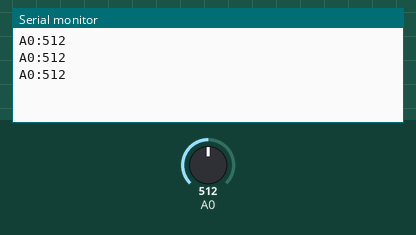
Bench run of a sketch on a simulated Arduino Uno, built with avr-gcc and run on an emulated ATmega328P. Shown: the last lines printed to the serial monitor. The test bench sets the inputs (shaded band); at power-on: A0 = 512.

Above: at 1.8 s.
1.9 s: A0 set to 716
At 2.31 s:
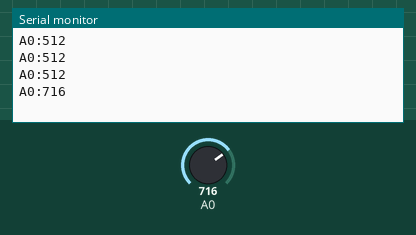
3.4 s: A0 set to 900
At 3.9 s:
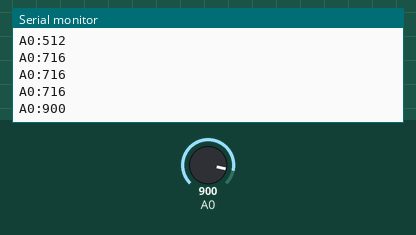
Timing chart, 0 to 6.4 s (numbered marks = the images above; inputs shaded):
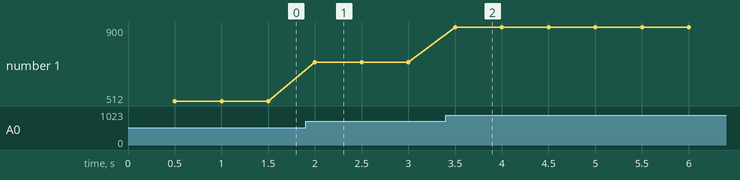

Measured:
- after the input at 1.9 s, the serial monitor: prints a new line after 0.10 s (image 1)
- after the input at 3.4 s, the serial monitor: prints a new line after 0.10 s (image 2)
- plotted number 1: 512 → 716 after the input at 1.9 s, 716 → 900 after the input at 3.4 s

The sketch:

io_ctrl.ino
```cpp
// (licence header left out)
#define ADC_NUM 1         /**< A/D変換ピンの数 */
#define BUF_SIZE 8        /**< シリアル通信の送信バッファのサイズ */
#define INTERVAL_TIME 500 /**< 周期実行の間隔 */

/**
 * @brief       A/D変換ピンのリスト
 */
uint8_t adc_pins[ADC_NUM] = {0};
unsigned long prev_time;     /**< 周期実行の前回実行時刻 */
unsigned long interval_time; /**< 周期実行の間隔 */

/**
 * @brief       入出力値のシリアル送信
 */
void sendData()
{
    uint8_t i;
    int adc_value;
    char buf[BUF_SIZE];

    // A/D変換ピンの値を取得して，送信する
    for (i = 0; i < ADC_NUM; i++) {
        adc_value = analogRead(adc_pins[i]);
        sprintf(buf, "A%u:%u", adc_pins[i], adc_value);
        Serial.println(buf);
    }
}

/**
 * @brief       セットアップ関数
 */
void setup()
{
    Serial.begin(9600);

    prev_time = 0;
    interval_time = INTERVAL_TIME;
}

/**
 * @brief       ループ関数
 */
void loop()
{
    unsigned long curr_time;

    // 現在時刻を取得する
    curr_time = millis();

    // 周期実行
    if ((curr_time - prev_time) >= interval_time) {
        prev_time += interval_time;
        sendData();
    }
}
```
